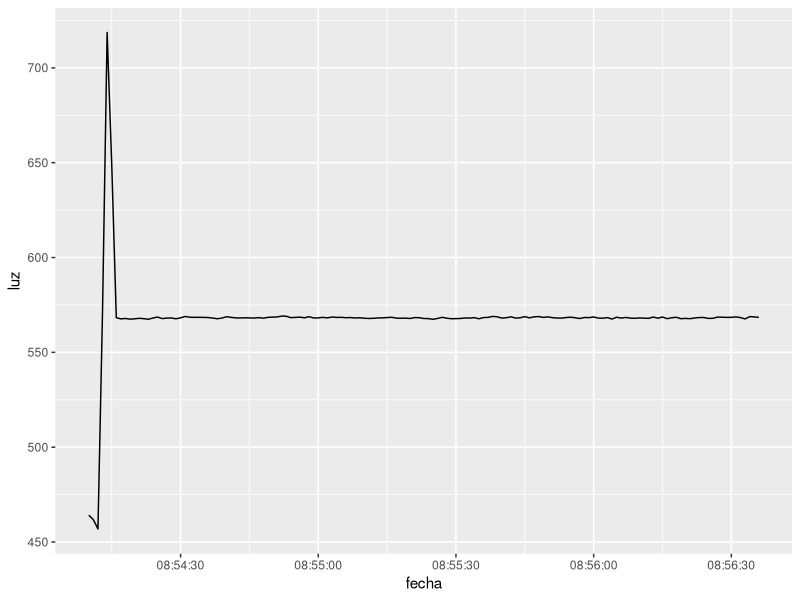
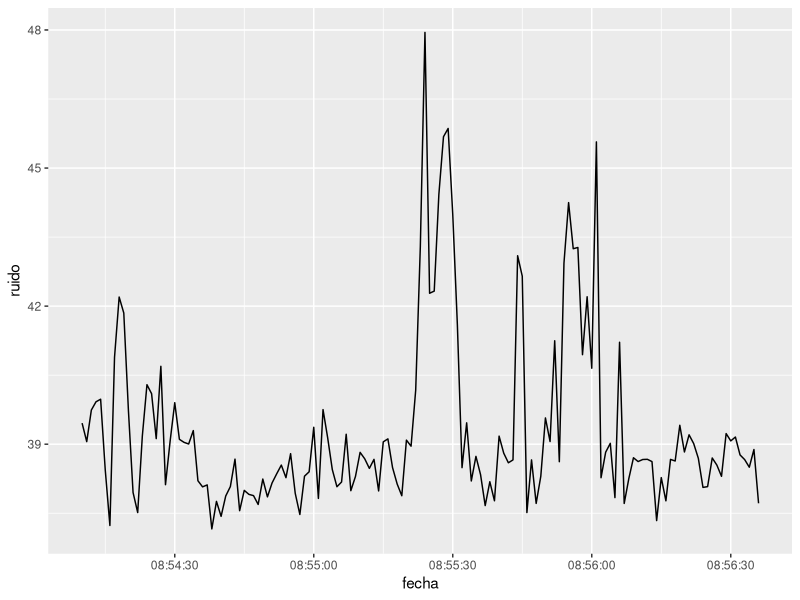
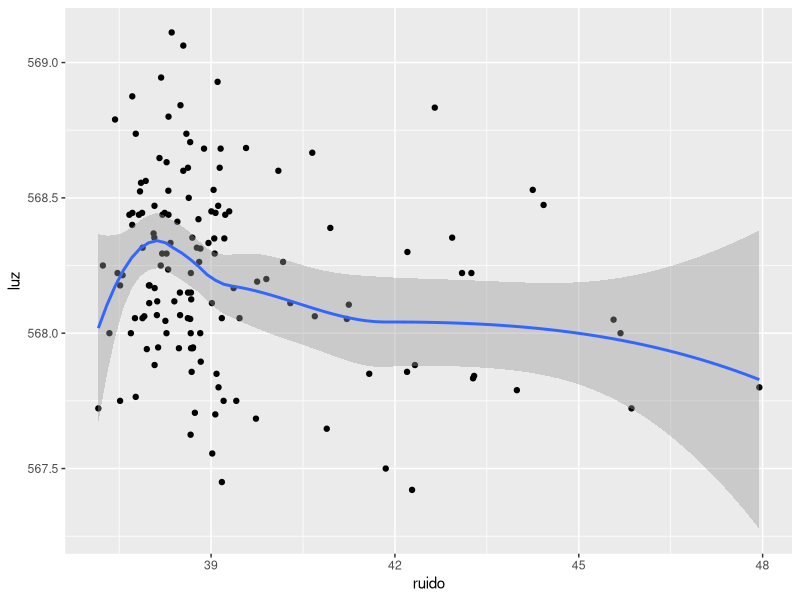

These charts were generated, in order, by the following R code:
## ---- chunk 1
knitr::opts_chunk$set(echo = TRUE)
## ---- chunk 2
luz <- read.csv("luz.csv")
luz$fecha <- as.POSIXct(luz$timestamp/1000, origin = "1970-01-01")

ruido <- read.csv("ruido.csv")
ruido$fecha <- as.POSIXct(ruido$timestamp/1000, origin = "1970-01-01")

## ---- chunk 3
dim(luz)
summary(luz)

dim(ruido)
summary(ruido)
## ---- chunk 4
library(dplyr)
luz$fecha2 <-format(luz$fecha, "%d/%m/%Y %H:%M:%S")
luz2 <- luz %>%
        group_by(fecha2) %>%
        summarise(luz = mean(value)) %>%
        mutate(fecha = as.POSIXct(strptime(fecha2, "%d/%m/%Y %H:%M:%S")))


library(dplyr)
ruido$fecha2 <-format(ruido$fecha, "%d/%m/%Y %H:%M:%S")
ruido2 <- ruido %>%
        group_by(fecha2) %>%
        summarise(ruido = mean(value)) %>%
        mutate(fecha = as.POSIXct(strptime(fecha2, "%d/%m/%Y %H:%M:%S")))
## ---- chunk 5
library(ggplot2)
g1 <- ggplot(luz2, aes(fecha, luz))
g1 + geom_line()
## ---- chunk 6
library(ggplot2)
g1 <- ggplot(ruido2, aes(fecha, ruido))
g1 + geom_line()
## ---- chunk 7
library(dplyr)
total <- luz2 %>% 
         full_join(ruido2, by = c("fecha2", "fecha")) %>%
         mutate(fecha2 = as.POSIXct(fecha2))
## ---- chunk 8
library(ggplot2)
g1 <- ggplot(subset(total, luz > 550 & luz < 570), aes(ruido, luz))
g1 + geom_point() + geom_smooth()
## ---- chunk 9
with(subset(total, luz > 550 & luz < 570), cor(ruido,luz))
